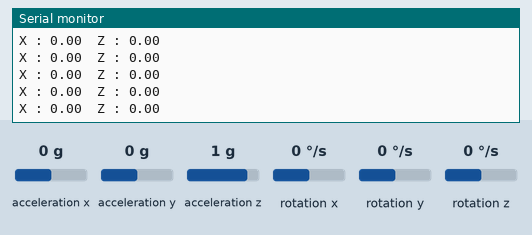
The sketch below on a simulated Arduino Uno, built with avr-gcc and run on an emulated ATmega328P. Parts: the last lines printed to the serial monitor. The inputs (shaded band) are chosen by the test bench; at power-on: rotation z 0 °/s, acceleration y 0 g, acceleration x 0 g, acceleration z 1 g, rotation x 0 °/s, rotation y 0 °/s.

Above: at 2.7 s.
2.8 s: rotation z set to -100 °/s
At 3.4 s:
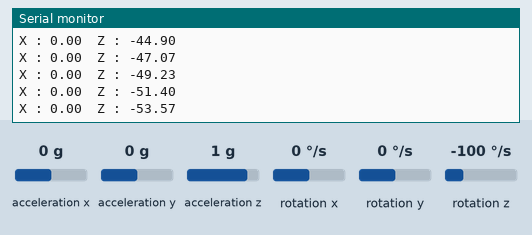
5.8 s: rotation z set to 100 °/s
At 6.3 s:
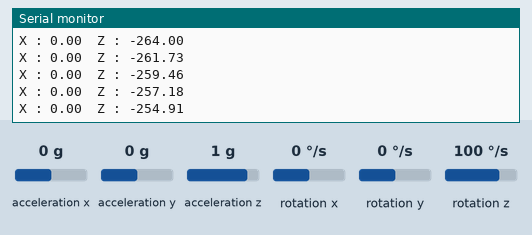
8.8 s: acceleration y set to 0.8 g
At 9.9 s:
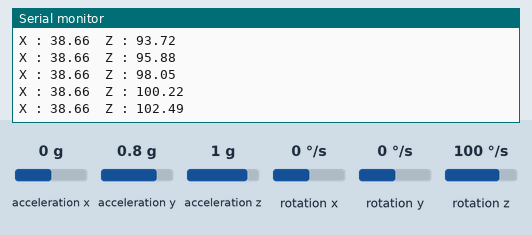
11.8 s: rotation z set to -192 °/s
At 12.3 s:
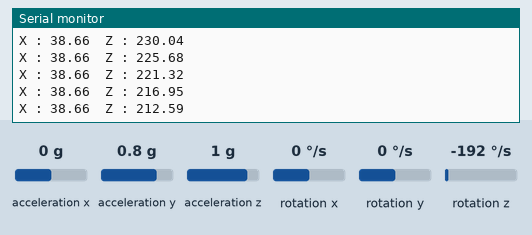
14.8 s: acceleration x set to -1.4 g
At 15.3 s:
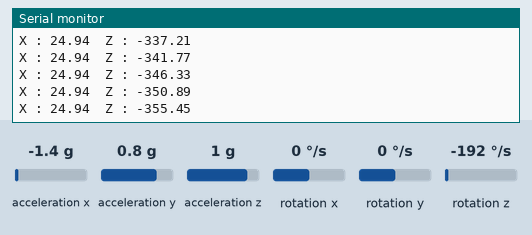
19.3 s: acceleration y set to 0 g
At 20.1 s:
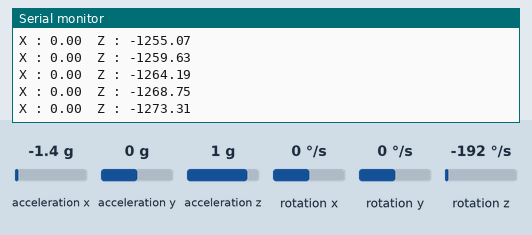
Timing chart, 0 to 22.3 s (numbered marks = the images above; inputs shaded):
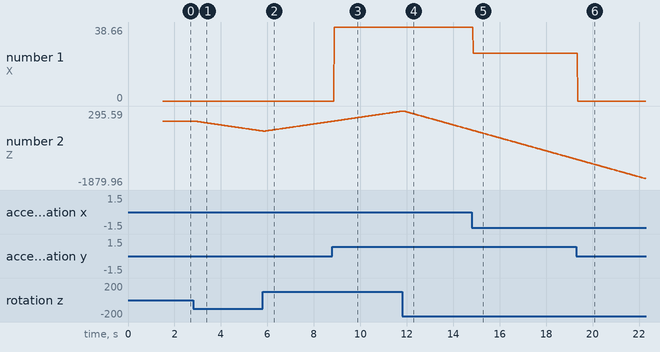

Measured:
- after the input at 2.8 s, the serial monitor: prints a new line after 0.07 s (image 1)
- plotted number 2: 0 → -292.08 after the input at 2.8 s

The sketch:

GetAngle_Arduino.ino
```cpp
/*----------------------------------------------------------------\
@ Embedded Controller by Young-Keun Kim - Handong Global University
Author           : Lim Soon Ho, Han Taegeon
Modified         : 2023-12-15
Language/ver     : C++ in Arduino
Description      : Make automatic entrance system
/----------------------------------------------------------------*/

  #include <SoftwareSerial.h>
  #include "Wire.h"
  #include <MPU6050_light.h>

  MPU6050 mpu(Wire);
  unsigned long timer = 0;

  SoftwareSerial HC06(8,9);

  void setup() {
    Serial.begin(9600);
    Wire.begin();

    pinMode(2, INPUT);          // MPU6050 센서 INT핀모드 설정
    HC06.begin(9600);

    byte status = mpu.begin();
    Serial.print(F("MPU6050 status: "));
    Serial.println(status);
    while(status!=0){ } // stop everything if could not connect to MPU6050

    Serial.println(F("Calculating offsets, do not move MPU6050"));
    delay(500);
     mpu.calcOffsets(); // gyro and accelero
  }

  char val_X = 'S';
  char val_Z = 's';

  void loop() {
    mpu.update();

    HC06.write(val_X);  // send Alphabet of X angle to MCU
    HC06.write(val_Z);  // send Alphabet of Z angle to MCU

    if((millis()-timer)>10){ // print data every 100ms
    Serial.print("X : ");
    Serial.print(mpu.getAngleX());
    //Serial.print(val_X);
    Serial.print("\tZ : ");
    Serial.println(mpu.getAngleZ());
    //Serial.println(val_Z);
    timer = millis();
    }

    // DC Motor
    if(mpu.getAngleX()>=10 && mpu.getAngleX()<=30)  val_X = 'A';    // Go Back
    else if(mpu.getAngleX() > 30)  val_X = 'B';      // Speed up
    else if(mpu.getAngleX()<10 && mpu.getAngleX()>-10) val_X = 'S'; // Stop
    else if(mpu.getAngleX()<=-10 && mpu.getAngleX() >= -30) val_X = 'C';   // Go straight
    else if(mpu.getAngleX()<-30) val_X = 'D';   // Speed up

    // USE Z
     if(mpu.getAngleZ()<=20 && mpu.getAngleZ()>=-20)  val_Z = 's';  // Stop
    else if(mpu.getAngleZ()>20)  val_Z = 'a'; // Left
    else if(mpu.getAngleZ()<-20)   val_Z = 'b';  // Right

  }
```
